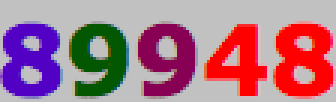
#> input picture 12306/discern_img/Snip20170424_3.png, 112 x 34 px (shown 3 times larger)
$ python discern_img.py Snip20170424_3.png   (Python 2 division)
#> lines starting #> are read from the running program, lines starting #| are printed output that depends on the picture
# -*- coding:utf-8 -*-
from PIL import Image
import pytesseract
import sys

image = Image.open(sys.argv[1])
#> image is the input picture: PIL image 112x34 RGBA; mean R, G, B, A 172.8, 118.1, 136.7, 255
image.load()
imgry = image.convert('L')
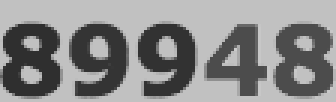
#> imgry: PIL image 112x34 L (shown 3 times larger); min 47, max 202, mean 136.5
#> (the run stopped early here; a loop or call above may not have finished)
